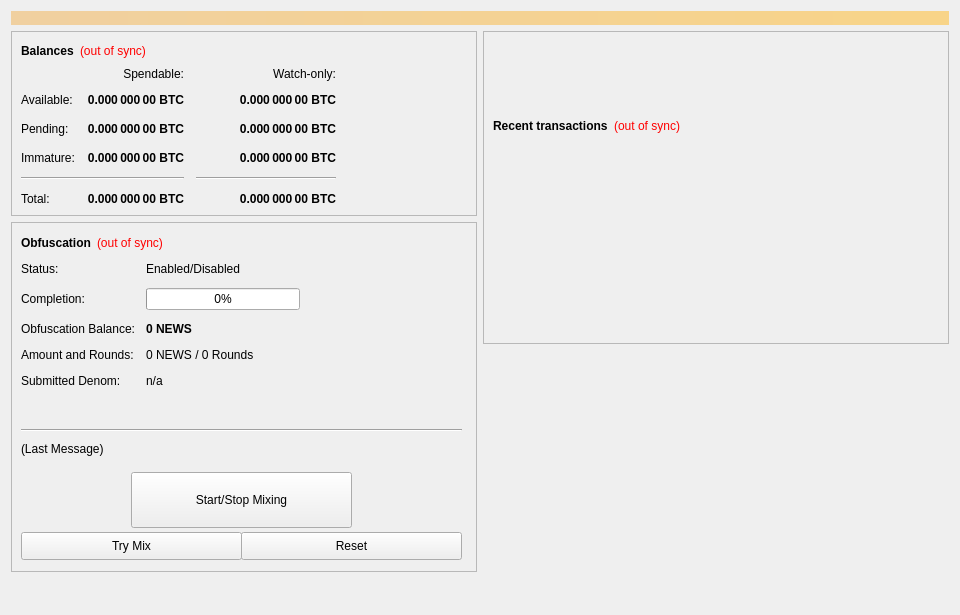
<?xml version="1.0" encoding="UTF-8"?>
<ui version="4.0">
 <class>OverviewPage</class>
 <widget class="QWidget" name="OverviewPage">
  <property name="geometry">
   <rect>
    <x>0</x>
    <y>0</y>
    <width>960</width>
    <height>615</height>
   </rect>
  </property>
  <property name="minimumSize">
   <size>
    <width>960</width>
    <height>0</height>
   </size>
  </property>
  <property name="windowTitle">
   <string>Form</string>
  </property>
  <layout class="QVBoxLayout" name="topLayout">
   <item>
    <widget class="QLabel" name="labelAlerts">
     <property name="visible">
      <bool>false</bool>
     </property>
     <property name="styleSheet">
      <string notr="true">background-color: qlineargradient(x1: 0, y1: 0, x2: 1, y2: 0, stop:0 #F0D0A0, stop:1 #F8D488); color:#000000;</string>
     </property>
     <property name="wordWrap">
      <bool>true</bool>
     </property>
     <property name="margin">
      <number>3</number>
     </property>
    </widget>
   </item>
   <item>
    <layout class="QHBoxLayout" name="horizontalLayout" stretch="1,1">
     <item>
      <layout class="QVBoxLayout" name="verticalLayout_2">
       <item>
        <widget class="QFrame" name="frame">
         <property name="frameShape">
          <enum>QFrame::StyledPanel</enum>
         </property>
         <property name="frameShadow">
          <enum>QFrame::Raised</enum>
         </property>
         <layout class="QVBoxLayout" name="verticalLayout_4">
          <item>
           <layout class="QHBoxLayout" name="horizontalLayout_4">
            <item>
             <widget class="QLabel" name="label_5">
              <property name="font">
               <font>
                <weight>75</weight>
                <bold>true</bold>
               </font>
              </property>
              <property name="text">
               <string>Balances</string>
              </property>
             </widget>
            </item>
            <item>
             <widget class="QLabel" name="labelWalletStatus">
              <property name="cursor">
               <cursorShape>WhatsThisCursor</cursorShape>
              </property>
              <property name="toolTip">
               <string>The displayed information may be out of date. Your wallet automatically synchronizes with the News24Coin network after a connection is established, but this process has not completed yet.</string>
              </property>
              <property name="styleSheet">
               <string notr="true">QLabel { color: red; }</string>
              </property>
              <property name="text">
               <string notr="true">(out of sync)</string>
              </property>
              <property name="alignment">
               <set>Qt::AlignLeading|Qt::AlignLeft|Qt::AlignVCenter</set>
              </property>
             </widget>
            </item>
            <item>
             <spacer name="horizontalSpacer_3">
              <property name="orientation">
               <enum>Qt::Horizontal</enum>
              </property>
              <property name="sizeHint" stdset="0">
               <size>
                <width>40</width>
                <height>20</height>
               </size>
              </property>
             </spacer>
            </item>
           </layout>
          </item>
          <item>
           <layout class="QGridLayout" name="gridLayout">
            <property name="spacing">
             <number>12</number>
            </property>
            <item row="2" column="2">
             <widget class="QLabel" name="labelWatchPending">
              <property name="font">
               <font>
                <weight>75</weight>
                <bold>true</bold>
               </font>
              </property>
              <property name="cursor">
               <cursorShape>IBeamCursor</cursorShape>
              </property>
              <property name="toolTip">
               <string>Unconfirmed transactions to watch-only addresses</string>
              </property>
              <property name="text">
               <string notr="true">0.000 000 00 BTC</string>
              </property>
              <property name="alignment">
               <set>Qt::AlignRight|Qt::AlignTrailing|Qt::AlignVCenter</set>
              </property>
              <property name="textInteractionFlags">
               <set>Qt::LinksAccessibleByMouse|Qt::TextSelectableByKeyboard|Qt::TextSelectableByMouse</set>
              </property>
             </widget>
            </item>
            <item row="2" column="1">
             <widget class="QLabel" name="labelUnconfirmed">
              <property name="font">
               <font>
                <weight>75</weight>
                <bold>true</bold>
               </font>
              </property>
              <property name="cursor">
               <cursorShape>IBeamCursor</cursorShape>
              </property>
              <property name="toolTip">
               <string>Total of transactions that have yet to be confirmed, and do not yet count toward the spendable balance</string>
              </property>
              <property name="text">
               <string notr="true">0.000 000 00 BTC</string>
              </property>
              <property name="alignment">
               <set>Qt::AlignRight|Qt::AlignTrailing|Qt::AlignVCenter</set>
              </property>
              <property name="textInteractionFlags">
               <set>Qt::LinksAccessibleByMouse|Qt::TextSelectableByKeyboard|Qt::TextSelectableByMouse</set>
              </property>
             </widget>
            </item>
            <item row="3" column="2">
             <widget class="QLabel" name="labelWatchImmature">
              <property name="font">
               <font>
                <weight>75</weight>
                <bold>true</bold>
               </font>
              </property>
              <property name="cursor">
               <cursorShape>IBeamCursor</cursorShape>
              </property>
              <property name="toolTip">
               <string>Staked or masternode rewards in watch-only addresses that has not yet matured</string>
              </property>
              <property name="text">
               <string notr="true">0.000 000 00 BTC</string>
              </property>
              <property name="alignment">
               <set>Qt::AlignRight|Qt::AlignTrailing|Qt::AlignVCenter</set>
              </property>
              <property name="textInteractionFlags">
               <set>Qt::LinksAccessibleByMouse|Qt::TextSelectableByKeyboard|Qt::TextSelectableByMouse</set>
              </property>
             </widget>
            </item>
            <item row="4" column="0" colspan="2">
             <widget class="Line" name="lineSpendableBalance">
              <property name="orientation">
               <enum>Qt::Horizontal</enum>
              </property>
             </widget>
            </item>
            <item row="4" column="2">
             <widget class="Line" name="lineWatchBalance">
              <property name="sizePolicy">
               <sizepolicy hsizetype="Preferred" vsizetype="Fixed">
                <horstretch>0</horstretch>
                <verstretch>0</verstretch>
               </sizepolicy>
              </property>
              <property name="minimumSize">
               <size>
                <width>140</width>
                <height>0</height>
               </size>
              </property>
              <property name="orientation">
               <enum>Qt::Horizontal</enum>
              </property>
             </widget>
            </item>
            <item row="5" column="0">
             <widget class="QLabel" name="labelTotalText">
              <property name="text">
               <string>Total:</string>
              </property>
             </widget>
            </item>
            <item row="3" column="1">
             <widget class="QLabel" name="labelImmature">
              <property name="font">
               <font>
                <weight>75</weight>
                <bold>true</bold>
               </font>
              </property>
              <property name="cursor">
               <cursorShape>IBeamCursor</cursorShape>
              </property>
              <property name="toolTip">
               <string>Staked or masternode rewards that has not yet matured</string>
              </property>
              <property name="text">
               <string notr="true">0.000 000 00 BTC</string>
              </property>
              <property name="alignment">
               <set>Qt::AlignRight|Qt::AlignTrailing|Qt::AlignVCenter</set>
              </property>
              <property name="textInteractionFlags">
               <set>Qt::LinksAccessibleByMouse|Qt::TextSelectableByKeyboard|Qt::TextSelectableByMouse</set>
              </property>
             </widget>
            </item>
            <item row="2" column="3">
             <spacer name="horizontalSpacer_2">
              <property name="orientation">
               <enum>Qt::Horizontal</enum>
              </property>
              <property name="sizeHint" stdset="0">
               <size>
                <width>40</width>
                <height>20</height>
               </size>
              </property>
             </spacer>
            </item>
            <item row="3" column="0">
             <widget class="QLabel" name="labelImmatureText">
              <property name="text">
               <string>Immature:</string>
              </property>
             </widget>
            </item>
            <item row="5" column="1">
             <widget class="QLabel" name="labelTotal">
              <property name="font">
               <font>
                <weight>75</weight>
                <bold>true</bold>
               </font>
              </property>
              <property name="cursor">
               <cursorShape>IBeamCursor</cursorShape>
              </property>
              <property name="toolTip">
               <string>Your current total balance</string>
              </property>
              <property name="text">
               <string notr="true">0.000 000 00 BTC</string>
              </property>
              <property name="alignment">
               <set>Qt::AlignRight|Qt::AlignTrailing|Qt::AlignVCenter</set>
              </property>
              <property name="textInteractionFlags">
               <set>Qt::LinksAccessibleByMouse|Qt::TextSelectableByKeyboard|Qt::TextSelectableByMouse</set>
              </property>
             </widget>
            </item>
            <item row="5" column="2">
             <widget class="QLabel" name="labelWatchTotal">
              <property name="font">
               <font>
                <weight>75</weight>
                <bold>true</bold>
               </font>
              </property>
              <property name="cursor">
               <cursorShape>IBeamCursor</cursorShape>
              </property>
              <property name="toolTip">
               <string>Current total balance in watch-only addresses</string>
              </property>
              <property name="text">
               <string notr="true">0.000 000 00 BTC</string>
              </property>
              <property name="alignment">
               <set>Qt::AlignRight|Qt::AlignTrailing|Qt::AlignVCenter</set>
              </property>
              <property name="textInteractionFlags">
               <set>Qt::LinksAccessibleByMouse|Qt::TextSelectableByKeyboard|Qt::TextSelectableByMouse</set>
              </property>
             </widget>
            </item>
            <item row="0" column="2">
             <widget class="QLabel" name="labelWatchonly">
              <property name="text">
               <string>Watch-only:</string>
              </property>
              <property name="alignment">
               <set>Qt::AlignRight|Qt::AlignTrailing|Qt::AlignVCenter</set>
              </property>
             </widget>
            </item>
            <item row="1" column="0">
             <widget class="QLabel" name="labelBalanceText">
              <property name="text">
               <string>Available:</string>
              </property>
             </widget>
            </item>
            <item row="1" column="1">
             <widget class="QLabel" name="labelBalance">
              <property name="font">
               <font>
                <weight>75</weight>
                <bold>true</bold>
               </font>
              </property>
              <property name="cursor">
               <cursorShape>IBeamCursor</cursorShape>
              </property>
              <property name="toolTip">
               <string>Your current spendable balance</string>
              </property>
              <property name="text">
               <string notr="true">0.000 000 00 BTC</string>
              </property>
              <property name="alignment">
               <set>Qt::AlignRight|Qt::AlignTrailing|Qt::AlignVCenter</set>
              </property>
              <property name="textInteractionFlags">
               <set>Qt::LinksAccessibleByMouse|Qt::TextSelectableByKeyboard|Qt::TextSelectableByMouse</set>
              </property>
             </widget>
            </item>
            <item row="1" column="2">
             <widget class="QLabel" name="labelWatchAvailable">
              <property name="font">
               <font>
                <weight>75</weight>
                <bold>true</bold>
               </font>
              </property>
              <property name="cursor">
               <cursorShape>IBeamCursor</cursorShape>
              </property>
              <property name="toolTip">
               <string>Your current balance in watch-only addresses</string>
              </property>
              <property name="text">
               <string notr="true">0.000 000 00 BTC</string>
              </property>
              <property name="alignment">
               <set>Qt::AlignRight|Qt::AlignTrailing|Qt::AlignVCenter</set>
              </property>
              <property name="textInteractionFlags">
               <set>Qt::LinksAccessibleByMouse|Qt::TextSelectableByKeyboard|Qt::TextSelectableByMouse</set>
              </property>
             </widget>
            </item>
            <item row="2" column="0">
             <widget class="QLabel" name="labelPendingText">
              <property name="text">
               <string>Pending:</string>
              </property>
             </widget>
            </item>
            <item row="0" column="1">
             <widget class="QLabel" name="labelSpendable">
              <property name="text">
               <string>Spendable:</string>
              </property>
              <property name="alignment">
               <set>Qt::AlignRight|Qt::AlignTrailing|Qt::AlignVCenter</set>
              </property>
             </widget>
            </item>
           </layout>
          </item>
         </layout>
        </widget>
       </item>
       <item>
        <widget class="QFrame" name="frameObfuscation">
         <property name="minimumSize">
          <size>
           <width>0</width>
           <height>350</height>
          </size>
         </property>
         <property name="layoutDirection">
          <enum>Qt::LeftToRight</enum>
         </property>
         <property name="frameShape">
          <enum>QFrame::StyledPanel</enum>
         </property>
         <property name="frameShadow">
          <enum>QFrame::Raised</enum>
         </property>
         <widget class="QWidget" name="formLayoutWidget">
          <property name="geometry">
           <rect>
            <x>10</x>
            <y>40</y>
            <width>451</width>
            <height>161</height>
           </rect>
          </property>
          <layout class="QFormLayout" name="formLayout">
           <property name="fieldGrowthPolicy">
            <enum>QFormLayout::AllNonFixedFieldsGrow</enum>
           </property>
           <property name="horizontalSpacing">
            <number>11</number>
           </property>
           <property name="verticalSpacing">
            <number>12</number>
           </property>
           <item row="0" column="0">
            <widget class="QLabel" name="label_6">
             <property name="text">
              <string>Status:</string>
             </property>
            </widget>
           </item>
           <item row="1" column="0">
            <widget class="QLabel" name="label_7">
             <property name="text">
              <string>Completion:</string>
             </property>
            </widget>
           </item>
           <item row="1" column="1">
            <widget class="QProgressBar" name="obfuscationProgress">
             <property name="maximumSize">
              <size>
               <width>154</width>
               <height>16777215</height>
              </size>
             </property>
             <property name="value">
              <number>0</number>
             </property>
            </widget>
           </item>
           <item row="2" column="0">
            <widget class="QLabel" name="labelAnonymizedText">
             <property name="text">
              <string>Obfuscation Balance:</string>
             </property>
            </widget>
           </item>
           <item row="2" column="1">
            <widget class="QLabel" name="labelAnonymized">
             <property name="font">
              <font>
               <weight>75</weight>
               <bold>true</bold>
              </font>
             </property>
             <property name="text">
              <string notr="true">0 NEWS</string>
             </property>
            </widget>
           </item>
           <item row="3" column="0">
            <widget class="QLabel" name="label_8">
             <property name="text">
              <string>Amount and Rounds:</string>
             </property>
            </widget>
           </item>
           <item row="3" column="1">
            <widget class="QLabel" name="labelAmountRounds">
             <property name="text">
              <string>0 NEWS / 0 Rounds</string>
             </property>
            </widget>
           </item>
           <item row="4" column="0">
            <widget class="QLabel" name="label_9">
             <property name="text">
              <string>Submitted Denom:</string>
             </property>
            </widget>
           </item>
           <item row="4" column="1">
            <widget class="QLabel" name="labelSubmittedDenom">
             <property name="toolTip">
              <string>The denominations you submitted to the Masternode.&lt;br&gt;To mix, other users must submit the exact same denominations.</string>
             </property>
             <property name="text">
              <string>n/a</string>
             </property>
            </widget>
           </item>
           <item row="0" column="1">
            <widget class="QLabel" name="obfuscationEnabled">
             <property name="text">
              <string>Enabled/Disabled</string>
             </property>
            </widget>
           </item>
          </layout>
         </widget>
         <widget class="QPushButton" name="runAutoDenom">
          <property name="geometry">
           <rect>
            <x>251</x>
            <y>17</y>
            <width>1</width>
            <height>1</height>
           </rect>
          </property>
          <property name="palette">
           <palette>
            <active>
             <colorrole role="WindowText">
              <brush brushstyle="SolidPattern">
               <color alpha="255">
                <red>0</red>
                <green>0</green>
                <blue>0</blue>
               </color>
              </brush>
             </colorrole>
             <colorrole role="Button">
              <brush brushstyle="SolidPattern">
               <color alpha="255">
                <red>239</red>
                <green>238</green>
                <blue>238</blue>
               </color>
              </brush>
             </colorrole>
             <colorrole role="Light">
              <brush brushstyle="SolidPattern">
               <color alpha="255">
                <red>255</red>
                <green>255</green>
                <blue>255</blue>
               </color>
              </brush>
             </colorrole>
             <colorrole role="Midlight">
              <brush brushstyle="SolidPattern">
               <color alpha="255">
                <red>247</red>
                <green>246</green>
                <blue>246</blue>
               </color>
              </brush>
             </colorrole>
             <colorrole role="Dark">
              <brush brushstyle="SolidPattern">
               <color alpha="255">
                <red>119</red>
                <green>119</green>
                <blue>119</blue>
               </color>
              </brush>
             </colorrole>
             <colorrole role="Mid">
              <brush brushstyle="SolidPattern">
               <color alpha="255">
                <red>159</red>
                <green>159</green>
                <blue>159</blue>
               </color>
              </brush>
             </colorrole>
             <colorrole role="Text">
              <brush brushstyle="SolidPattern">
               <color alpha="255">
                <red>0</red>
                <green>0</green>
                <blue>0</blue>
               </color>
              </brush>
             </colorrole>
             <colorrole role="BrightText">
              <brush brushstyle="SolidPattern">
               <color alpha="255">
                <red>255</red>
                <green>255</green>
                <blue>255</blue>
               </color>
              </brush>
             </colorrole>
             <colorrole role="ButtonText">
              <brush brushstyle="SolidPattern">
               <color alpha="255">
                <red>0</red>
                <green>0</green>
                <blue>0</blue>
               </color>
              </brush>
             </colorrole>
             <colorrole role="Base">
              <brush brushstyle="SolidPattern">
               <color alpha="255">
                <red>255</red>
                <green>255</green>
                <blue>255</blue>
               </color>
              </brush>
             </colorrole>
             <colorrole role="Window">
              <brush brushstyle="SolidPattern">
               <color alpha="255">
                <red>239</red>
                <green>238</green>
                <blue>238</blue>
               </color>
              </brush>
             </colorrole>
             <colorrole role="Shadow">
              <brush brushstyle="SolidPattern">
               <color alpha="255">
                <red>0</red>
                <green>0</green>
                <blue>0</blue>
               </color>
              </brush>
             </colorrole>
             <colorrole role="AlternateBase">
              <brush brushstyle="SolidPattern">
               <color alpha="255">
                <red>247</red>
                <green>246</green>
                <blue>246</blue>
               </color>
              </brush>
             </colorrole>
             <colorrole role="ToolTipBase">
              <brush brushstyle="SolidPattern">
               <color alpha="255">
                <red>255</red>
                <green>255</green>
                <blue>220</blue>
               </color>
              </brush>
             </colorrole>
             <colorrole role="ToolTipText">
              <brush brushstyle="SolidPattern">
               <color alpha="255">
                <red>0</red>
                <green>0</green>
                <blue>0</blue>
               </color>
              </brush>
             </colorrole>
            </active>
            <inactive>
             <colorrole role="WindowText">
              <brush brushstyle="SolidPattern">
               <color alpha="255">
                <red>0</red>
                <green>0</green>
                <blue>0</blue>
               </color>
              </brush>
             </colorrole>
             <colorrole role="Button">
              <brush brushstyle="SolidPattern">
               <color alpha="255">
                <red>239</red>
                <green>238</green>
                <blue>238</blue>
               </color>
              </brush>
             </colorrole>
             <colorrole role="Light">
              <brush brushstyle="SolidPattern">
               <color alpha="255">
                <red>255</red>
                <green>255</green>
                <blue>255</blue>
               </color>
              </brush>
             </colorrole>
             <colorrole role="Midlight">
              <brush brushstyle="SolidPattern">
               <color alpha="255">
                <red>247</red>
                <green>246</green>
                <blue>246</blue>
               </color>
              </brush>
             </colorrole>
             <colorrole role="Dark">
              <brush brushstyle="SolidPattern">
               <color alpha="255">
                <red>119</red>
                <green>119</green>
                <blue>119</blue>
               </color>
              </brush>
             </colorrole>
             <colorrole role="Mid">
              <brush brushstyle="SolidPattern">
               <color alpha="255">
                <red>159</red>
                <green>159</green>
                <blue>159</blue>
               </color>
              </brush>
             </colorrole>
             <colorrole role="Text">
              <brush brushstyle="SolidPattern">
               <color alpha="255">
                <red>0</red>
                <green>0</green>
                <blue>0</blue>
               </color>
              </brush>
             </colorrole>
             <colorrole role="BrightText">
              <brush brushstyle="SolidPattern">
               <color alpha="255">
                <red>255</red>
                <green>255</green>
                <blue>255</blue>
               </color>
              </brush>
             </colorrole>
             <colorrole role="ButtonText">
              <brush brushstyle="SolidPattern">
               <color alpha="255">
                <red>0</red>
                <green>0</green>
                <blue>0</blue>
               </color>
              </brush>
             </colorrole>
             <colorrole role="Base">
              <brush brushstyle="SolidPattern">
               <color alpha="255">
                <red>255</red>
                <green>255</green>
                <blue>255</blue>
               </color>
              </brush>
             </colorrole>
             <colorrole role="Window">
              <brush brushstyle="SolidPattern">
               <color alpha="255">
                <red>239</red>
                <green>238</green>
                <blue>238</blue>
               </color>
              </brush>
             </colorrole>
             <colorrole role="Shadow">
              <brush brushstyle="SolidPattern">
               <color alpha="255">
                <red>0</red>
                <green>0</green>
                <blue>0</blue>
               </color>
              </brush>
             </colorrole>
             <colorrole role="AlternateBase">
              <brush brushstyle="SolidPattern">
               <color alpha="255">
                <red>247</red>
                <green>246</green>
                <blue>246</blue>
               </color>
              </brush>
             </colorrole>
             <colorrole role="ToolTipBase">
              <brush brushstyle="SolidPattern">
               <color alpha="255">
                <red>255</red>
                <green>255</green>
                <blue>220</blue>
               </color>
              </brush>
             </colorrole>
             <colorrole role="ToolTipText">
              <brush brushstyle="SolidPattern">
               <color alpha="255">
                <red>0</red>
                <green>0</green>
                <blue>0</blue>
               </color>
              </brush>
             </colorrole>
            </inactive>
            <disabled>
             <colorrole role="WindowText">
              <brush brushstyle="SolidPattern">
               <color alpha="255">
                <red>119</red>
                <green>119</green>
                <blue>119</blue>
               </color>
              </brush>
             </colorrole>
             <colorrole role="Button">
              <brush brushstyle="SolidPattern">
               <color alpha="255">
                <red>239</red>
                <green>238</green>
                <blue>238</blue>
               </color>
              </brush>
             </colorrole>
             <colorrole role="Light">
              <brush brushstyle="SolidPattern">
               <color alpha="255">
                <red>255</red>
                <green>255</green>
                <blue>255</blue>
               </color>
              </brush>
             </colorrole>
             <colorrole role="Midlight">
              <brush brushstyle="SolidPattern">
               <color alpha="255">
                <red>247</red>
                <green>246</green>
                <blue>246</blue>
               </color>
              </brush>
             </colorrole>
             <colorrole role="Dark">
              <brush brushstyle="SolidPattern">
               <color alpha="255">
                <red>119</red>
                <green>119</green>
                <blue>119</blue>
               </color>
              </brush>
             </colorrole>
             <colorrole role="Mid">
              <brush brushstyle="SolidPattern">
               <color alpha="255">
                <red>159</red>
                <green>159</green>
                <blue>159</blue>
               </color>
              </brush>
             </colorrole>
             <colorrole role="Text">
              <brush brushstyle="SolidPattern">
               <color alpha="255">
                <red>119</red>
                <green>119</green>
                <blue>119</blue>
               </color>
              </brush>
             </colorrole>
             <colorrole role="BrightText">
              <brush brushstyle="SolidPattern">
               <color alpha="255">
                <red>255</red>
                <green>255</green>
                <blue>255</blue>
               </color>
              </brush>
             </colorrole>
             <colorrole role="ButtonText">
              <brush brushstyle="SolidPattern">
               <color alpha="255">
                <red>119</red>
                <green>119</green>
                <blue>119</blue>
               </color>
              </brush>
             </colorrole>
             <colorrole role="Base">
              <brush brushstyle="SolidPattern">
               <color alpha="255">
                <red>239</red>
                <green>238</green>
                <blue>238</blue>
               </color>
              </brush>
             </colorrole>
             <colorrole role="Window">
              <brush brushstyle="SolidPattern">
               <color alpha="255">
                <red>239</red>
                <green>238</green>
                <blue>238</blue>
               </color>
              </brush>
             </colorrole>
             <colorrole role="Shadow">
              <brush brushstyle="SolidPattern">
               <color alpha="255">
                <red>0</red>
                <green>0</green>
                <blue>0</blue>
               </color>
              </brush>
             </colorrole>
             <colorrole role="AlternateBase">
              <brush brushstyle="SolidPattern">
               <color alpha="255">
                <red>239</red>
                <green>238</green>
                <blue>238</blue>
               </color>
              </brush>
             </colorrole>
             <colorrole role="ToolTipBase">
              <brush brushstyle="SolidPattern">
               <color alpha="255">
                <red>255</red>
                <green>255</green>
                <blue>220</blue>
               </color>
              </brush>
             </colorrole>
             <colorrole role="ToolTipText">
              <brush brushstyle="SolidPattern">
               <color alpha="255">
                <red>0</red>
                <green>0</green>
                <blue>0</blue>
               </color>
              </brush>
             </colorrole>
            </disabled>
           </palette>
          </property>
          <property name="focusPolicy">
           <enum>Qt::NoFocus</enum>
          </property>
          <property name="autoFillBackground">
           <bool>true</bool>
          </property>
          <property name="text">
           <string/>
          </property>
          <property name="flat">
           <bool>true</bool>
          </property>
         </widget>
         <widget class="QPushButton" name="toggleObfuscation">
          <property name="geometry">
           <rect>
            <x>120</x>
            <y>250</y>
            <width>221</width>
            <height>56</height>
           </rect>
          </property>
          <property name="sizePolicy">
           <sizepolicy hsizetype="MinimumExpanding" vsizetype="Fixed">
            <horstretch>0</horstretch>
            <verstretch>0</verstretch>
           </sizepolicy>
          </property>
          <property name="text">
           <string>Start/Stop Mixing</string>
          </property>
         </widget>
         <widget class="Line" name="lineLastMessage">
          <property name="geometry">
           <rect>
            <x>10</x>
            <y>200</y>
            <width>441</width>
            <height>16</height>
           </rect>
          </property>
          <property name="orientation">
           <enum>Qt::Horizontal</enum>
          </property>
         </widget>
         <widget class="QLabel" name="obfuscationStatus">
          <property name="geometry">
           <rect>
            <x>10</x>
            <y>220</y>
            <width>451</width>
            <height>61</height>
           </rect>
          </property>
          <property name="minimumSize">
           <size>
            <width>288</width>
            <height>43</height>
           </size>
          </property>
          <property name="text">
           <string>(Last Message)</string>
          </property>
          <property name="alignment">
           <set>Qt::AlignLeading|Qt::AlignLeft|Qt::AlignTop</set>
          </property>
          <property name="wordWrap">
           <bool>true</bool>
          </property>
         </widget>
         <widget class="QPushButton" name="obfuscationAuto">
          <property name="geometry">
           <rect>
            <x>10</x>
            <y>310</y>
            <width>221</width>
            <height>28</height>
           </rect>
          </property>
          <property name="sizePolicy">
           <sizepolicy hsizetype="MinimumExpanding" vsizetype="Fixed">
            <horstretch>0</horstretch>
            <verstretch>0</verstretch>
           </sizepolicy>
          </property>
          <property name="toolTip">
           <string>Try to manually submit a Obfuscation request.</string>
          </property>
          <property name="text">
           <string>Try Mix</string>
          </property>
         </widget>
         <widget class="QPushButton" name="obfuscationReset">
          <property name="geometry">
           <rect>
            <x>230</x>
            <y>310</y>
            <width>221</width>
            <height>28</height>
           </rect>
          </property>
          <property name="sizePolicy">
           <sizepolicy hsizetype="MinimumExpanding" vsizetype="Fixed">
            <horstretch>0</horstretch>
            <verstretch>0</verstretch>
           </sizepolicy>
          </property>
          <property name="toolTip">
           <string>Reset the current status of Obfuscation (can interrupt Obfuscation if it's in the process of Mixing, which can cost you money!)</string>
          </property>
          <property name="autoFillBackground">
           <bool>false</bool>
          </property>
          <property name="text">
           <string>Reset</string>
          </property>
         </widget>
         <widget class="QWidget" name="layoutWidget">
          <property name="geometry">
           <rect>
            <x>10</x>
            <y>10</y>
            <width>431</width>
            <height>22</height>
           </rect>
          </property>
          <layout class="QHBoxLayout" name="horizontalLayout_5">
           <item>
            <widget class="QLabel" name="label_2">
             <property name="font">
              <font>
               <weight>75</weight>
               <bold>true</bold>
              </font>
             </property>
             <property name="text">
              <string>Obfuscation</string>
             </property>
            </widget>
           </item>
           <item>
            <widget class="QLabel" name="labelObfuscationSyncStatus">
             <property name="toolTip">
              <string>The displayed information may be out of date. Your wallet automatically synchronizes with the News24Coin network after a connection is established, but this process has not completed yet.</string>
             </property>
             <property name="styleSheet">
              <string notr="true">QLabel { color: red; }</string>
             </property>
             <property name="text">
              <string notr="true">(out of sync)</string>
             </property>
             <property name="alignment">
              <set>Qt::AlignLeading|Qt::AlignLeft|Qt::AlignVCenter</set>
             </property>
            </widget>
           </item>
           <item>
            <spacer name="horizontalSpacer_4">
             <property name="orientation">
              <enum>Qt::Horizontal</enum>
             </property>
             <property name="sizeHint" stdset="0">
              <size>
               <width>40</width>
               <height>20</height>
              </size>
             </property>
            </spacer>
           </item>
          </layout>
         </widget>
        </widget>
       </item>
       <item>
        <spacer name="verticalSpacer">
         <property name="orientation">
          <enum>Qt::Vertical</enum>
         </property>
         <property name="sizeHint" stdset="0">
          <size>
           <width>20</width>
           <height>40</height>
          </size>
         </property>
        </spacer>
       </item>
      </layout>
     </item>
     <item>
      <layout class="QVBoxLayout" name="verticalLayout_3">
       <item>
        <widget class="QFrame" name="frame_2">
         <property name="frameShape">
          <enum>QFrame::StyledPanel</enum>
         </property>
         <property name="frameShadow">
          <enum>QFrame::Raised</enum>
         </property>
         <layout class="QVBoxLayout" name="verticalLayout">
          <item>
           <spacer name="verticalSpacer_3">
            <property name="orientation">
             <enum>Qt::Vertical</enum>
            </property>
            <property name="sizeType">
             <enum>QSizePolicy::Fixed</enum>
            </property>
            <property name="sizeHint" stdset="0">
             <size>
              <width>20</width>
              <height>75</height>
             </size>
            </property>
           </spacer>
          </item>
          <item>
           <layout class="QHBoxLayout" name="horizontalLayout_2">
            <item>
             <widget class="QLabel" name="label_4">
              <property name="font">
               <font>
                <weight>75</weight>
                <bold>true</bold>
               </font>
              </property>
              <property name="text">
               <string>Recent transactions</string>
              </property>
             </widget>
            </item>
            <item>
             <widget class="QLabel" name="labelTransactionsStatus">
              <property name="cursor">
               <cursorShape>WhatsThisCursor</cursorShape>
              </property>
              <property name="toolTip">
               <string>The displayed information may be out of date. Your wallet automatically synchronizes with the News24Coin network after a connection is established, but this process has not completed yet.</string>
              </property>
              <property name="styleSheet">
               <string notr="true">QLabel { color: red; }</string>
              </property>
              <property name="text">
               <string notr="true">(out of sync)</string>
              </property>
              <property name="alignment">
               <set>Qt::AlignRight|Qt::AlignTrailing|Qt::AlignVCenter</set>
              </property>
             </widget>
            </item>
            <item>
             <spacer name="horizontalSpacer">
              <property name="orientation">
               <enum>Qt::Horizontal</enum>
              </property>
              <property name="sizeHint" stdset="0">
               <size>
                <width>40</width>
                <height>20</height>
               </size>
              </property>
             </spacer>
            </item>
           </layout>
          </item>
          <item>
           <widget class="QListView" name="listTransactions">
            <property name="styleSheet">
             <string notr="true">QListView { background: transparent; }</string>
            </property>
            <property name="frameShape">
             <enum>QFrame::NoFrame</enum>
            </property>
            <property name="verticalScrollBarPolicy">
             <enum>Qt::ScrollBarAlwaysOff</enum>
            </property>
            <property name="horizontalScrollBarPolicy">
             <enum>Qt::ScrollBarAlwaysOff</enum>
            </property>
            <property name="selectionMode">
             <enum>QAbstractItemView::NoSelection</enum>
            </property>
           </widget>
          </item>
         </layout>
        </widget>
       </item>
       <item>
        <spacer name="verticalSpacer_2">
         <property name="orientation">
          <enum>Qt::Vertical</enum>
         </property>
         <property name="sizeType">
          <enum>QSizePolicy::Expanding</enum>
         </property>
         <property name="sizeHint" stdset="0">
          <size>
           <width>20</width>
           <height>40</height>
          </size>
         </property>
        </spacer>
       </item>
      </layout>
     </item>
    </layout>
   </item>
  </layout>
 </widget>
 <resources/>
 <connections/>
</ui>
